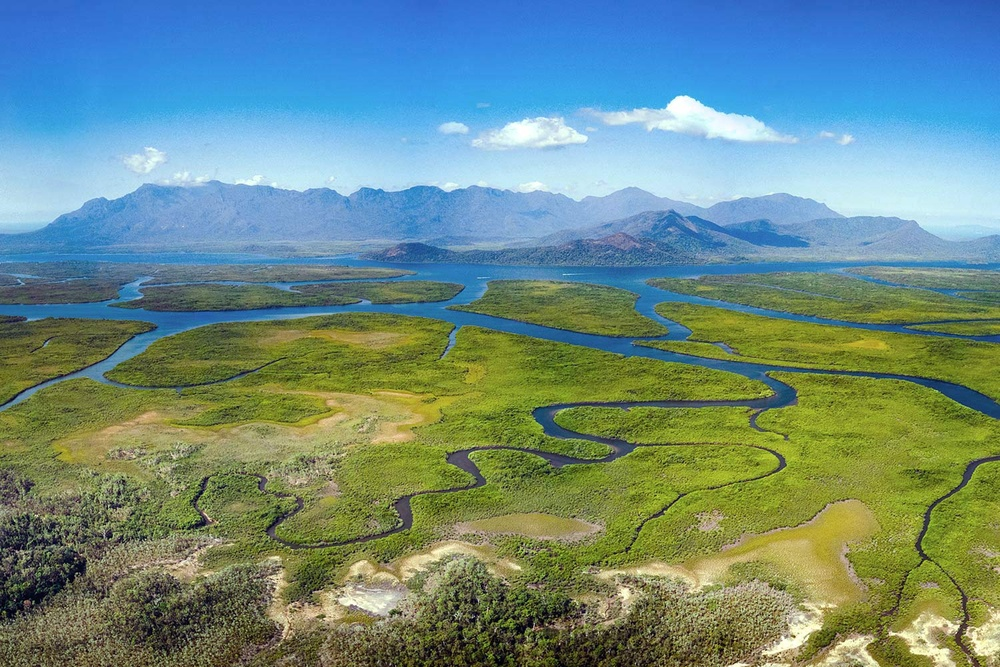
#> input picture Zooming/Zoom Minus/source.jpg, 1000 x 667 px, shrunk from 1500 x 1000 before the run, found by its file name
$ python Zoom_Minus.py
#> lines starting #> are read from the running program, lines starting #| are printed output that depends on the picture
#> further down, image is the input picture: shape (667, 1000, 3); mean R, G, B 109.3, 140, 131.8
import numpy as np
import imageio as img
import matplotlib.pyplot as plt

def zoomPlus(image, factor):
#> called with factor = 2
    height, width = image.shape[:2]
#> height = 667; width = 1000
    new_height = int(height / factor)
#> new_height = 333
    new_width = int(width / factor)
#> new_width = 500
    imgZoom = np.zeros((new_height, new_width, 3), dtype=image.dtype)
    for y in range(new_height):
        for x in range(new_width):
            ori_y = int(y * factor)
            ori_x = int(x * factor)
            ori_y = min(ori_y, height - 1)
            ori_x = min(ori_x, width - 1)
            imgZoom[y, x] = image[ori_y, ori_x]
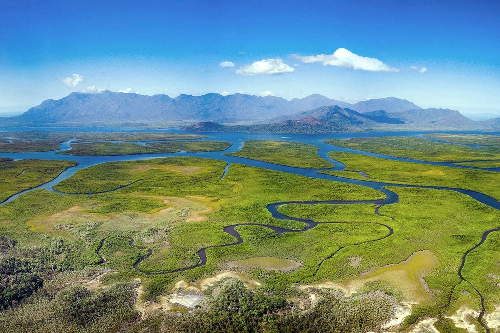
#> imgZoom: shape (333, 500, 3); mean R, G, B 109.4, 140, 132.1
    return imgZoom

def zoomMinus(image, factor):
#> called with factor = 2
    height, width = image.shape[:2]
#> height = 667; width = 1000
    new_height = int(height * factor)
#> new_height = 1334
    new_width = int(width * factor)
#> new_width = 2000
    imgZoom = np.zeros((new_height, new_width, 3), dtype=image.dtype)
    for y in range(new_height):
        for x in range(new_width):
            ori_y = int(y / factor)
            ori_x = int(x / factor)
            ori_y = min(ori_y, height - 1)
            ori_x = min(ori_x, width - 1)
            imgZoom[y, x] = image[ori_y, ori_x]
#> imgZoom: shape (1334, 2000, 3)
    return imgZoom

# Membaca gambar
image = img.imread('D:/PERKULIAHAN/SEMESTER 5/Pengolahan Citra Data/Tugas 5,6/source.jpg')

# Faktor zoom
skala = 2.0

# Melakukan zoom plus (perbesaran)
imgZoom = zoomPlus(image, skala)

# Melakukan zoom minus (perkecil)
imgZoomMinus = zoomMinus(image, skala)

# Menyimpan gambar hasil zoom
img.imwrite("D:\\zoomed_in.jpg", imgZoom)
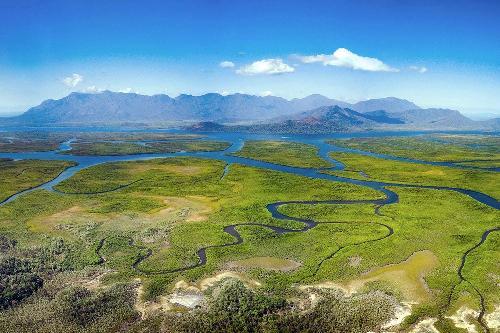
#> saved as zoomed_in.jpg: shape (333, 500, 3); mean R, G, B 109.4, 140, 132.2
img.imwrite("D:\\zoomed_out.jpg", imgZoomMinus)

# Menampilkan gambar asli dan hasil zoom
plt.figure(figsize=(12, 6))

plt.subplot(1, 3, 1)
plt.imshow(image)
plt.title("Gambar Asli")

plt.subplot(1, 3, 2)
plt.imshow(imgZoom)
plt.title(f"Zoom Plus (x{skala})")

plt.subplot(1, 3, 3)
plt.imshow(imgZoomMinus)
plt.title(f"Zoom Minus (x{skala})")

plt.show()
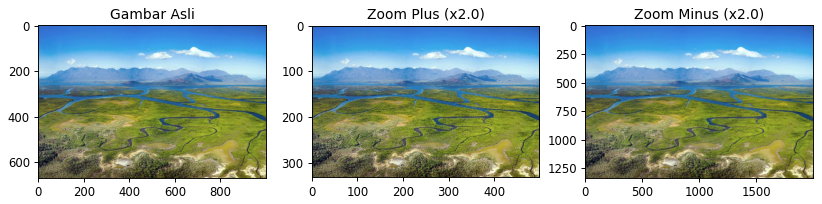
#> figure drawn by matplotlib, 3 panels
